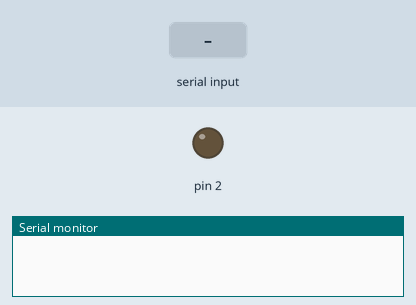
Recording of a sketch running on a simulated Arduino Uno, built with avr-gcc and run on an emulated ATmega328P. Parts: output pins drawn as LEDs (lit = HIGH), the last lines printed to the serial monitor. Inputs (shaded band) come from the test bench.

Above: at 1.2 s.
1.3 s: "on" received over Serial
At 2.3 s:
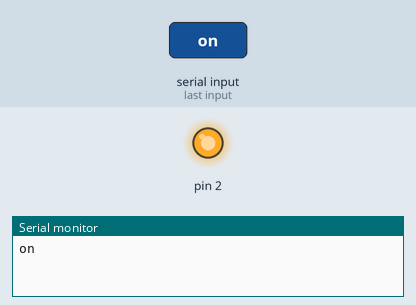
2.8 s: "off" received over Serial
At 3.8 s:
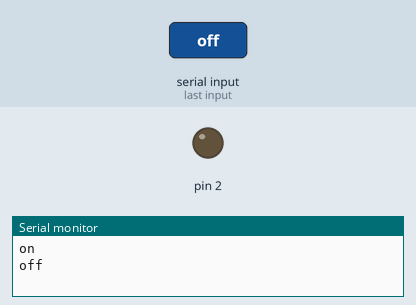
Timing chart, 0 to 5.8 s (numbered marks = the images above; inputs shaded):
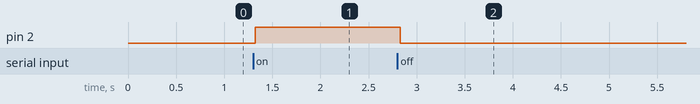

The sketch:

Arduino_bluetooth_code.ino
```cpp
String text;


void setup() {
 pinMode(2,OUTPUT);
 Serial.begin(9600);

}

void loop() {
  while(Serial.available())
  {delay(10);
  char c=Serial.read();
  text=text+c;}
if(text.length()>0)
{Serial.println(text);
if(text=="on")
{digitalWrite(2,1);}
if(text=="off")
{digitalWrite(2,0);}

}

text="";


}
```

Measured:
- after the input at 1.3 s, pin 2: LOW → HIGH at once
- after the input at 2.8 s, pin 2: HIGH → LOW at once
